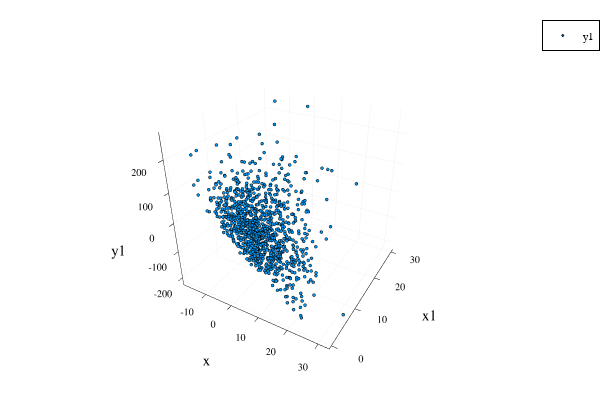

Notebook source saved alongside this figure:
### Markdown cell above
We can also plot the data in 3D.

### Code cell
p4 = Plots.plot(x,x1,y1,seriestype = :scatter3d,xlabel="x",ylabel="x1",zlabel = "y1",markersize=0.5)

### Figure 1 — Plotly figure (JSON) as saved in the notebook; plotly's stock layout.template omitted (floating-point values rounded to 4 significant figures; data arrays with more than 128 entries replaced by an {"elided": "..."} marker saying what was removed)
{"data": [{"colorbar": {"title": ""}, "legendgroup": "y1", "marker": {"color": "rgba(0, 154, 250, 1.000)", "line": {"color": "rgba(0, 0, 0, 1.000)", "width": 1}, "size": 1, "symbol": "circle"}, "mode": "markers", "name": "y1", "showlegend": true, "type": "scatter3d", "x": {"elided": "1000 float values"}, "xaxis": "x1", "y": {"elided": "1000 float values"}, "yaxis": "y1", "z": {"elided": "1000 float values"}, "zmax": null, "zmin": null}], "layout": {"annotations": [], "height": 400, "legend": {"bgcolor": "rgba(255, 255, 255, 1.000)", "bordercolor": "rgba(0, 0, 0, 1.000)", "borderwidth": 1, "font": {"color": "rgba(0, 0, 0, 1.000)", "family": "sans-serif", "size": 11}, "tracegroupgap": 0, "traceorder": "normal", "x": 1.02, "xanchor": "auto", "y": 1, "yanchor": "auto"}, "margin": {"b": 20, "l": 0, "r": 0, "t": 20}, "paper_bgcolor": "rgba(255, 255, 255, 1.000)", "plot_bgcolor": "rgba(255, 255, 255, 1.000)", "scene": {"camera": {"eye": {"x": 1.126, "y": -1.95, "z": 1.3}}, "xaxis": {"anchor": "y1", "domain": [0.06165, 0.9934], "gridcolor": "rgba(0, 0, 0, 0.100)", "gridwidth": 0.5, "linecolor": "rgba(0, 0, 0, 1.000)", "mirror": false, "range": [-19.3, 33.42], "showgrid": true, "showline": true, "showticklabels": true, "tickangle": 0, "tickcolor": "rgb(0, 0, 0)", "tickfont": {"color": "rgba(0, 0, 0, 1.000)", "family": "sans-serif", "size": 11}, "tickmode": "array", "ticks": "inside", "ticktext": ["-10", "0", "10", "20", "30"], "tickvals": [-10, 0, 10, 20, 30], "title": "x", "titlefont": {"color": "rgba(0, 0, 0, 1.000)", "family": "sans-serif", "size": 15}, "type": "-", "visible": true, "zeroline": false, "zerolinecolor": "rgba(0, 0, 0, 1.000)"}, "yaxis": {"anchor": "x1", "domain": [0.07581, 0.9902], "gridcolor": "rgba(0, 0, 0, 0.100)", "gridwidth": 0.5, "linecolor": "rgba(0, 0, 0, 1.000)", "mirror": false, "range": [-0.7749, 31.14], "showgrid": true, "showline": true, "showticklabels": true, "tickangle": 0, "tickcolor": "rgb(0, 0, 0)", "tickfont": {"color": "rgba(0, 0, 0, 1.000)", "family": "sans-serif", "size": 11}, "tickmode": "array", "ticks": "inside", "ticktext": ["0", "10", "20", "30"], "tickvals": [0, 10, 20, 30], "title": "x1", "titlefont": {"color": "rgba(0, 0, 0, 1.000)", "family": "sans-serif", "size": 15}, "type": "-", "visible": true, "zeroline": false, "zerolinecolor": "rgba(0, 0, 0, 1.000)"}, "zaxis": {"gridcolor": "rgba(0, 0, 0, 0.100)", "gridwidth": 0.5, "linecolor": "rgba(0, 0, 0, 1.000)", "mirror": false, "range": [-228.6, 278.0], "showgrid": true, "showline": true, "showticklabels": true, "tickangle": 0, "tickcolor": "rgb(0, 0, 0)", "tickfont": {"color": "rgba(0, 0, 0, 1.000)", "family": "sans-serif", "size": 11}, "tickmode": "array", "ticks": "inside", "ticktext": ["-200", "-100", "0", "100", "200"], "tickvals": [-200, -100, 0, 100, 200], "title": "y1", "titlefont": {"color": "rgba(0, 0, 0, 1.000)", "family": "sans-serif", "size": 15}, "type": "-", "visible": true, "zeroline": false, "zerolinecolor": "rgba(0, 0, 0, 1.000)"}}, "showlegend": true, "width": 600}}
